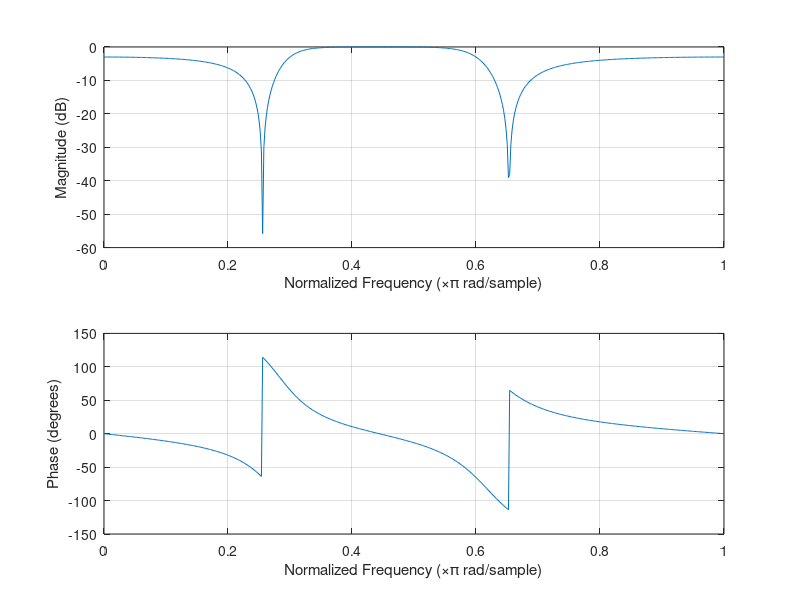
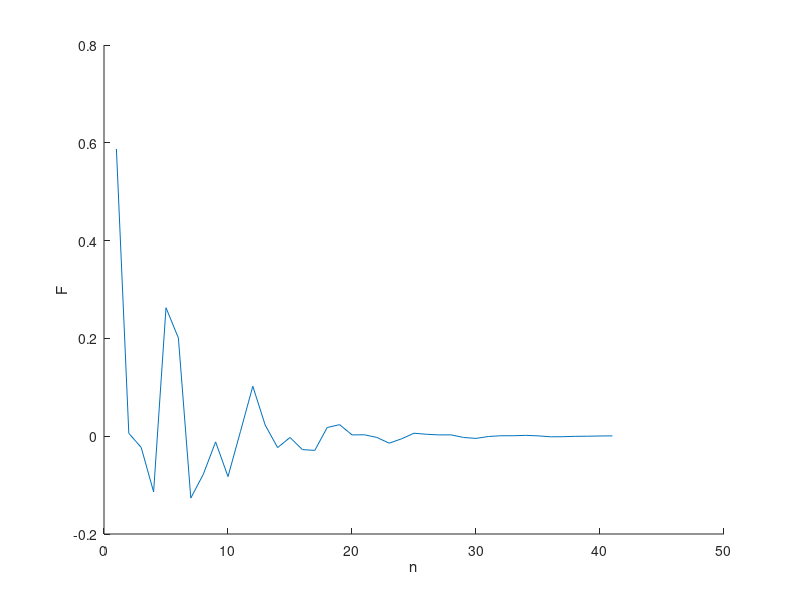

MATLAB code for these plots, in order: (Note: this script raises an error after producing the figures.)
close all; clear;clc;



%%% System Parameters ----------------------------------------------------
filterOrder = 2;
ripple = 3;             % 3dB
range = [0.3 0.6];      % initial = [0.3 0.6]. Decrease for part 4.3.5
truncation = 38;
Ne = truncation*10;
SNR = 6;            % dB
np = 100;           % Maximum number of parameters
Nruns = 100;        % Maximum number of experiment runs
%%%-----------------------------------------------------------------------

% 4.3.1 Build the discrite time test

% Chebycheff filter creation

[num,denom] = cheby2(filterOrder,ripple,range);
figure;hold on;
freqz(num,denom);
F = tf(num,denom,1);
[F,t] = impulse(F);

G = F(1:truncation);                % G is the model

figure; hold on;
plot(F);
xlabel('n');
ylabel('F');

% freq(G);
%%

V = zeros([np,Nruns]);      % Least squares estimation cost function
VAIC = zeros([np,Nruns]);
Vval = zeros([np,Nruns]);   % Least squares validaton cost function

Vmin = zeros([Nruns,1]);      % Least squares estimation cost function
VAICmin = zeros([Nruns,1]);
Vvalmin = zeros([Nruns,1]);   % Least squares validaton cost function

for run = 1:Nruns
    
    % 4.3.2 Generate the excitation and the output signals.
    ue = randn([Ne,1]);     % Dataset for the estimation of the model
    uv = randn([Ne,1]);     % Dataset for the validation of the model

    ye = filter(num,denom,ue);  % Noiseless output of the system
    yv = filter(num,denom,uv);
    
    % Noise

    % Required SNR values for the tests are 6 and 26 db         
    vare = var(ye)/(10^(SNR/10));
    sde = sqrt(vare);
    noisee = sde*randn([Ne,1]);

    varv = var(yv)/(10^(SNR/10));
    sdv = sqrt(varv);
    noisev = sdv*randn([Ne,1]);

    ye = ye + noisee;       % Output of the system
    yv = yv + noisev;
    
    % 4.3.3 Implement the lest squares for varying n

    % Observation matrix
    He = toeplitz(ue,ue(1:np));
    Hv = toeplitz(uv,uv(1:np));

    
    
    for n = 1:np
        % Observation matrix
        Hel = He(:,1:n);
        Hvl = Hv(:,1:n);

        % Parameters
        theta = Hel\ye;     

        % Cost functions
        V(n,run) = (norm(ye - Hel*theta)^2)/(Ne*var(ue));
        VAIC(n,run) = V(n,run)*(1+2*n/Ne); 
        Vval(n,run) = (norm(yv - Hvl*theta)^2)/(Ne*var(uv));
    end

    % Minimums
    [~,Vmin(run)] = min(V(:,run));
    [~,VAICmin(run)] = min(VAIC(:,run));
    [~,Vvalmin(run)] = min(Vval(:,run));
    
end



% figure;hold on;
% plot(V);
% ylabel('V_{LS}');
% xlabel('parameter order n');
% title('Normalized least squares estimation cost function');

% 4.3.4 Select the optimal model order using AIC and Validation

% figure;hold on;
% plot(VAIC);
% ylabel('V_{AIC}');
% xlabel('parameter order n');
% title('AKAIKE information criteria');

% figure;hold on;
% plot(Vval);
% ylabel('V_{LS,val}');
% xlabel('parameter order n');
% title('Normalized least squares validation cost function');
tit = join(['Normalized least squares cost functions for SNR = ',num2str(SNR),' dB']);

figure;hold on;
plot(V(:,1));
plot(VAIC(:,1));
plot(Vval(:,1));
grid on;
legend('V_{LS}','V_{AIC}','V_{val}');
ylabel('Cost');
xlabel('parameter order n');
title(tit);

% 4.3.5 Explore the effects of SNR and bandwidth.
% Set different values of the SNR above

% 4.3.6 Determine the robustnes of the model order estimation
% figure;hold on;
% hist(Vmin,1:np);
% xlabel('Number of runs');
% % title(join(['Estimated model order for V_{LS} with ',num2str(Nruns),' runs']));
% 
% figure;hold on;
% hist(VAICmin,1:np);
% xlabel('Number of runs');
% % title(join(['Estimated model order for V_{AIC} with ',num2str(Nruns),' runs']));
% 
% figure;hold on;
% hist(Vvalmin,1:np);
% xlabel('Number of runs');
% % title(join(['Estimated model order for V_{val} with ',num2str(Nruns),' runs']));

figure('Position',[500 500 2000 500]);hold on;
set(gca,'DataAspectRatio',[1,1,1])
title(join(['SNR = ',num2str(SNR)]));
subplot(1,3,1);
hist(Vmin,1:np);
xlabel('Number of runs');
title("V_{LS}");
subplot(1,3,2);
hist(VAICmin,1:np);
xlabel('Number of runs');
title('V_{AIC}');
subplot(1,3,3);
hist(Vvalmin,1:np);
xlabel('Number of runs');
title('V_{val}');


